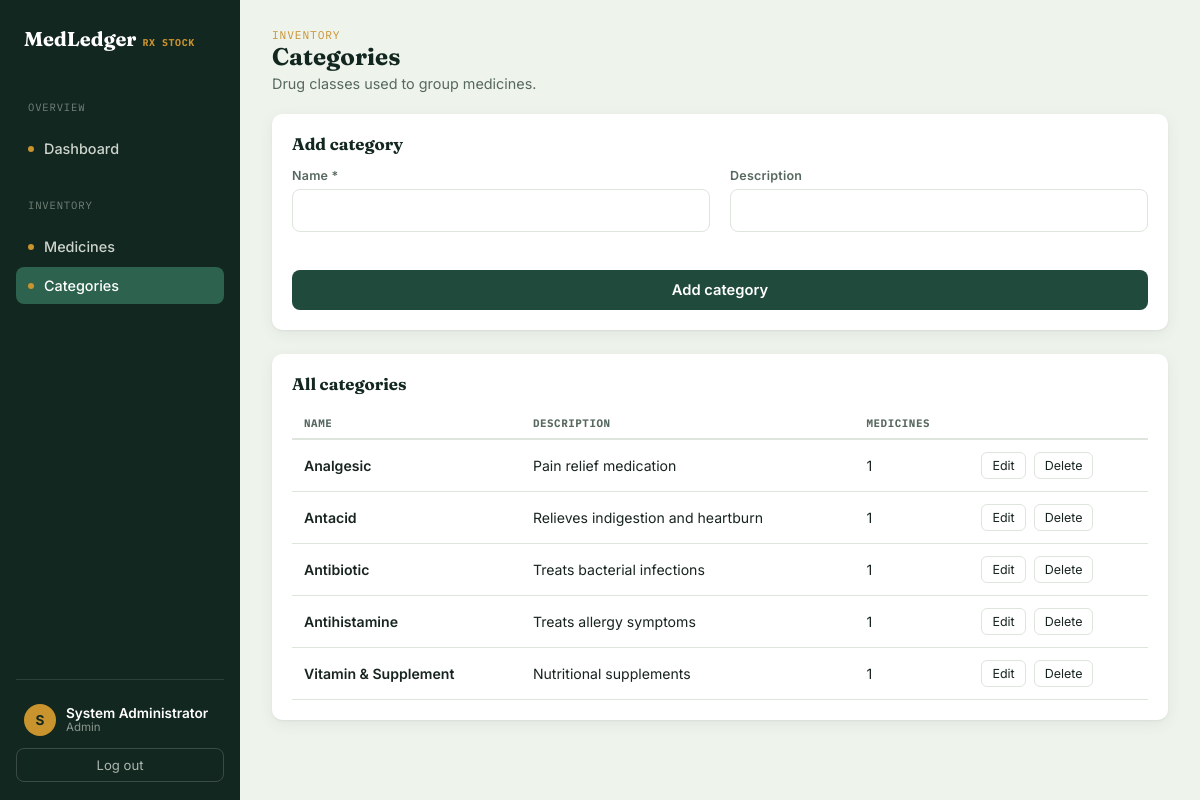
The app's page /categories.php (signed in) with its own data.
### tables this page shows
CREATE TABLE IF NOT EXISTS categories (
    id          INT AUTO_INCREMENT PRIMARY KEY,
    name        VARCHAR(80) NOT NULL UNIQUE,
    description VARCHAR(255) DEFAULT NULL,
    created_at  TIMESTAMP DEFAULT CURRENT_TIMESTAMP
);

### includes/auth.php (called while the page is built, shortened)
<?php
function h(?string $value): string
{
    return htmlspecialchars($value ?? '', ENT_QUOTES, 'UTF-8');
}

### categories.php (the view, shortened to what this page needs)
<?php
require_once __DIR__ . '/includes/auth.php';
$editing = null;
$categories = $pdo->query(
    "SELECT c.*, (SELECT COUNT(*) FROM medicines m WHERE m.category_id = c.id) AS medicine_count
     FROM categories c ORDER BY c.name ASC"
)->fetchAll();
require __DIR__ . '/includes/header.php';
?>
<div class="page-head">
  <div>
    <p class="eyebrow">Inventory</p>
    <h1>Categories</h1>
    <p class="desc">Drug classes used to group medicines.</p>
  </div>
</div>
<div class="panel">
  <h2><?= $editing ? 'Edit category' : 'Add category' ?></h2>
  <form method="post" action="categories.php">
    <div class="form-grid">
      <div class="field">
        <label for="name">Name *</label>
        <input type="text" id="name" name="name" required value="<?= h($editing['name'] ?? '') ?>">
      </div>
      <div class="field">
        <label for="description">Description</label>
        <input type="text" id="description" name="description" value="<?= h($editing['description'] ?? '') ?>">
      </div>
    </div>
    <div class="form-actions">
      <button type="submit" class="btn btn-primary"><?= $editing ? 'Save changes' : 'Add category' ?></button>
    </div>
  </form>
</div>
<div class="panel">
  <h2>All categories</h2>
  <div class="table-wrap">
  <?php if (empty($categories)): ?>
    <div class="empty-state"><div class="glyph">⌀</div>No categories yet.</div>
  <?php else: ?>
    <table class="ledger">
      <thead><tr><th>Name</th><th>Description</th><th>Medicines</th><th></th></tr></thead>
      <tbody>
        <?php foreach ($categories as $cat): ?>
        <tr>
          <td class="med-name"><?= h($cat['name']) ?></td>
          <td><?= h($cat['description'] ?: '—') ?></td>
          <td><?= (int) $cat['medicine_count'] ?></td>
          <td>
            <div class="row-actions">
              <a href="categories.php?edit=<?= (int) $cat['id'] ?>">Edit</a>
              <form class="confirm-delete" method="post" action="categories.php" style="display:inline">
                <button type="submit" class="del">Delete</button>
              </form>
            </div>
          </td>
        </tr>
        <?php endforeach; ?>
      </tbody>
    </table>
  <?php endif; ?>
  </div>
</div>
<?php require __DIR__ . '/includes/footer.php'; ?>

### assets/js/style.css (style rules this page uses)
:root { --pine-900: #12271f; --pine-800: #1f4a3c; --pine-700: #2c624e; --sage-100: #eef3ec; --sage-50: #f6f9f4; --parchment: #fbf8f1; --amber-600: #c9932e; --amber-100: #f7e9cd; --clay-600: #b2503f; --clay-100: #f5e0da; --ink-900: #182420; --ink-600: #57685f; --ink-300: #b9c4bd; --line: #dde5dc; --white: #ffffff; --font-display: 'Fraunces', Georgia, serif; --font-body: 'Inter', system-ui, sans-serif; --font-mono: 'IBM Plex Mono', ui-monospace, monospace; --radius: 10px; --shadow-card: 0 1px 2px rgba(18,39,31,0.06), 0 4px 16px rgba(18,39,31,0.06); }
* { box-sizing: border-box; }
html, body { margin: 0; padding: 0; }
body { font-family: var(--font-body); background: var(--sage-100); color: var(--ink-900); -webkit-font-smoothing: antialiased; }
a { color: inherit; }
h1, h2, h3, .brand { font-family: var(--font-display); }
.field { margin-bottom: 18px; }
.field label { display: block; font-size: 0.78rem; font-weight: 600; color: var(--ink-600); margin-bottom: 6px; letter-spacing: 0.02em; }
.field input { width: 100%; padding: 11px 12px; border: 1px solid var(--line); border-radius: 8px; font-family: var(--font-body); font-size: 0.95rem; background: var(--white); color: var(--ink-900); }
.btn { display: inline-flex; align-items: center; justify-content: center; gap: 8px; border: none; border-radius: 8px; padding: 11px 18px; font-family: var(--font-body); font-weight: 600; font-size: 0.92rem; cursor: pointer; text-decoration: none; }
.btn-primary { background: var(--pine-800); color: var(--white); width: 100%; }
.page-head { display: flex; align-items: flex-end; justify-content: space-between; gap: 16px; margin-bottom: 22px; flex-wrap: wrap; }
.page-head h1 { font-size: 1.5rem; margin: 0 0 4px; color: var(--pine-900); }
.page-head .eyebrow { font-family: var(--font-mono); font-size: 0.7rem; text-transform: uppercase; letter-spacing: 0.08em; color: var(--amber-600); margin: 0; }
.page-head p.desc { margin: 4px 0 0; color: var(--ink-600); font-size: 0.9rem; }
.panel { background: var(--white); border-radius: var(--radius); box-shadow: var(--shadow-card); padding: 20px; margin-bottom: 24px; }
.panel h2 { font-size: 1.05rem; margin: 0 0 14px; color: var(--pine-900); }
.table-wrap { overflow-x: auto; }
table.ledger { width: 100%; border-collapse: collapse; font-size: 0.88rem; }
table.ledger th { text-align: left; font-family: var(--font-mono); font-size: 0.68rem; text-transform: uppercase; letter-spacing: 0.05em; color: var(--ink-600); padding: 8px 12px; border-bottom: 2px solid var(--line); white-space: nowrap; }
table.ledger td { padding: 12px; border-bottom: 1px solid var(--line); vertical-align: middle; }
table.ledger .med-name { font-weight: 600; color: var(--ink-900); }
.row-actions { display: flex; gap: 8px; white-space: nowrap; }
.row-actions a, .row-actions button { font-size: 0.78rem; text-decoration: none; padding: 5px 10px; border-radius: 6px; border: 1px solid var(--line); background: var(--white); color: var(--ink-900); cursor: pointer; font-family: var(--font-body); }
.form-grid { display: grid; grid-template-columns: 1fr 1fr; gap: 16px 20px; }
.form-actions { display: flex; gap: 10px; margin-top: 20px; }

### records on screen
categories: name "Analgesic", description "Pain relief medication", medicine_count "1"
categories: name "Antacid", description "Relieves indigestion and heartburn", medicine_count "1"
categories: name "Antibiotic", description "Treats bacterial infections", medicine_count "1"
categories: name "Antihistamine", description "Treats allergy symptoms", medicine_count "1"
categories: name "Vitamin & Supplement", description "Nutritional supplements", medicine_count "1"

### other values on screen
$initial "S"
$user['full_name'] ?: $user['username'] "System Administrator"
$user['role'] "Admin"
